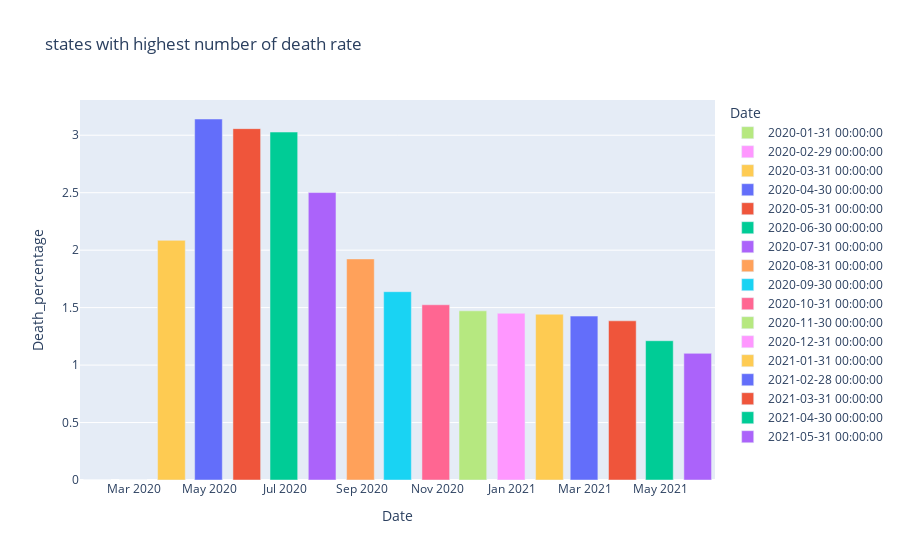

Notebook cell for this chart:
### Markdown cell above
## Analysis: 
As from the graphs we can see that ther's was an upward trend in the no. of cases and mortality rate. But more and more people are gettin cured.
In the month of Feb'2021, we can see the decrease in the cases, but it was only once and it again continues an upward trend

### Code cell
# Deaths percentage
fig = px.bar(month_wise, x='Date', y='Death_percentage',
            hover_data=['Confirmed', 'Deaths'],
            color='Date',
            labels='Date(monthwise)',
            title='states with highest number of death rate')

fig.show();

### Figure 1 — Plotly figure (JSON) as saved in the notebook; plotly's stock layout.template omitted (floating-point values rounded to 4 significant figures)
{"data": [{"alignmentgroup": "True", "customdata": [[2, 0]], "hovertemplate": "Date=%{x}<br>Death_percentage=%{y}<br>Confirmed=%{customdata[0]}<br>Deaths=%{customdata[1]}<extra></extra>", "legendgroup": "2020-01-31 00:00:00", "marker": {"color": "#B6E880"}, "name": "2020-01-31 00:00:00", "offsetgroup": "2020-01-31 00:00:00", "orientation": "v", "showlegend": true, "textposition": "auto", "type": "bar", "x": ["2020-01-31T00:00:00"], "xaxis": "x", "y": [0], "yaxis": "y"}, {"alignmentgroup": "True", "customdata": [[86, 0]], "hovertemplate": "Date=%{x}<br>Death_percentage=%{y}<br>Confirmed=%{customdata[0]}<br>Deaths=%{customdata[1]}<extra></extra>", "legendgroup": "2020-02-29 00:00:00", "marker": {"color": "#FF97FF"}, "name": "2020-02-29 00:00:00", "offsetgroup": "2020-02-29 00:00:00", "orientation": "v", "showlegend": true, "textposition": "auto", "type": "bar", "x": ["2020-02-29T00:00:00"], "xaxis": "x", "y": [0], "yaxis": "y"}, {"alignmentgroup": "True", "customdata": [[9687, 202]], "hovertemplate": "Date=%{x}<br>Death_percentage=%{y}<br>Confirmed=%{customdata[0]}<br>Deaths=%{customdata[1]}<extra></extra>", "legendgroup": "2020-03-31 00:00:00", "marker": {"color": "#FECB52"}, "name": "2020-03-31 00:00:00", "offsetgroup": "2020-03-31 00:00:00", "orientation": "v", "showlegend": true, "textposition": "auto", "type": "bar", "x": ["2020-03-31T00:00:00"], "xaxis": "x", "y": [2.085], "yaxis": "y"}, {"alignmentgroup": "True", "customdata": [[422442, 13270]], "hovertemplate": "Date=%{x}<br>Death_percentage=%{y}<br>Confirmed=%{customdata[0]}<br>Deaths=%{customdata[1]}<extra></extra>", "legendgroup": "2020-04-30 00:00:00", "marker": {"color": "#636efa"}, "name": "2020-04-30 00:00:00", "offsetgroup": "2020-04-30 00:00:00", "orientation": "v", "showlegend": true, "textposition": "auto", "type": "bar", "x": ["2020-04-30T00:00:00"], "xaxis": "x", "y": [3.141], "yaxis": "y"}, {"alignmentgroup": "True", "customdata": [[2938234, 89834]], "hovertemplate": "Date=%{x}<br>Death_percentage=%{y}<br>Confirmed=%{customdata[0]}<br>Deaths=%{customdata[1]}<extra></extra>", "legendgroup": "2020-05-31 00:00:00", "marker": {"color": "#EF553B"}, "name": "2020-05-31 00:00:00", "offsetgroup": "2020-05-31 00:00:00", "orientation": "v", "showlegend": true, "textposition": "auto", "type": "bar", "x": ["2020-05-31T00:00:00"], "xaxis": "x", "y": [3.057], "yaxis": "y"}, {"alignmentgroup": "True", "customdata": [[10558374, 319690]], "hovertemplate": "Date=%{x}<br>Death_percentage=%{y}<br>Confirmed=%{customdata[0]}<br>Deaths=%{customdata[1]}<extra></extra>", "legendgroup": "2020-06-30 00:00:00", "marker": {"color": "#00cc96"}, "name": "2020-06-30 00:00:00", "offsetgroup": "2020-06-30 00:00:00", "orientation": "v", "showlegend": true, "textposition": "auto", "type": "bar", "x": ["2020-06-30T00:00:00"], "xaxis": "x", "y": [3.028], "yaxis": "y"}, {"alignmentgroup": "True", "customdata": [[31726501, 793511]], "hovertemplate": "Date=%{x}<br>Death_percentage=%{y}<br>Confirmed=%{customdata[0]}<br>Deaths=%{customdata[1]}<extra></extra>", "legendgroup": "2020-07-31 00:00:00", "marker": {"color": "#ab63fa"}, "name": "2020-07-31 00:00:00", "offsetgroup": "2020-07-31 00:00:00", "orientation": "v", "showlegend": true, "textposition": "auto", "type": "bar", "x": ["2020-07-31T00:00:00"], "xaxis": "x", "y": [2.501], "yaxis": "y"}, {"alignmentgroup": "True", "customdata": [[80749620, 1553468]], "hovertemplate": "Date=%{x}<br>Death_percentage=%{y}<br>Confirmed=%{customdata[0]}<br>Deaths=%{customdata[1]}<extra></extra>", "legendgroup": "2020-08-31 00:00:00", "marker": {"color": "#FFA15A"}, "name": "2020-08-31 00:00:00", "offsetgroup": "2020-08-31 00:00:00", "orientation": "v", "showlegend": true, "textposition": "auto", "type": "bar", "x": ["2020-08-31T00:00:00"], "xaxis": "x", "y": [1.924], "yaxis": "y"}, {"alignmentgroup": "True", "customdata": [[149113758, 2443374]], "hovertemplate": "Date=%{x}<br>Death_percentage=%{y}<br>Confirmed=%{customdata[0]}<br>Deaths=%{customdata[1]}<extra></extra>", "legendgroup": "2020-09-30 00:00:00", "marker": {"color": "#19d3f3"}, "name": "2020-09-30 00:00:00", "offsetgroup": "2020-09-30 00:00:00", "orientation": "v", "showlegend": true, "textposition": "auto", "type": "bar", "x": ["2020-09-30T00:00:00"], "xaxis": "x", "y": [1.639], "yaxis": "y"}, {"alignmentgroup": "True", "customdata": [[226770312, 3457615]], "hovertemplate": "Date=%{x}<br>Death_percentage=%{y}<br>Confirmed=%{customdata[0]}<br>Deaths=%{customdata[1]}<extra></extra>", "legendgroup": "2020-10-31 00:00:00", "marker": {"color": "#FF6692"}, "name": "2020-10-31 00:00:00", "offsetgroup": "2020-10-31 00:00:00", "orientation": "v", "showlegend": true, "textposition": "auto", "type": "bar", "x": ["2020-10-31T00:00:00"], "xaxis": "x", "y": [1.525], "yaxis": "y"}, {"alignmentgroup": "True", "customdata": [[264556412, 3894165]], "hovertemplate": "Date=%{x}<br>Death_percentage=%{y}<br>Confirmed=%{customdata[0]}<br>Deaths=%{customdata[1]}<extra></extra>", "legendgroup": "2020-11-30 00:00:00", "marker": {"color": "#B6E880"}, "name": "2020-11-30 00:00:00", "offsetgroup": "2020-11-30 00:00:00", "orientation": "v", "showlegend": true, "textposition": "auto", "type": "bar", "x": ["2020-11-30T00:00:00"], "xaxis": "x", "y": [1.472], "yaxis": "y"}, {"alignmentgroup": "True", "customdata": [[307177353, 4457379]], "hovertemplate": "Date=%{x}<br>Death_percentage=%{y}<br>Confirmed=%{customdata[0]}<br>Deaths=%{customdata[1]}<extra></extra>", "legendgroup": "2020-12-31 00:00:00", "marker": {"color": "#FF97FF"}, "name": "2020-12-31 00:00:00", "offsetgroup": "2020-12-31 00:00:00", "orientation": "v", "showlegend": true, "textposition": "auto", "type": "bar", "x": ["2020-12-31T00:00:00"], "xaxis": "x", "y": [1.451], "yaxis": "y"}, {"alignmentgroup": "True", "customdata": [[326469747, 4709167]], "hovertemplate": "Date=%{x}<br>Death_percentage=%{y}<br>Confirmed=%{customdata[0]}<br>Deaths=%{customdata[1]}<extra></extra>", "legendgroup": "2021-01-31 00:00:00", "marker": {"color": "#FECB52"}, "name": "2021-01-31 00:00:00", "offsetgroup": "2021-01-31 00:00:00", "orientation": "v", "showlegend": true, "textposition": "auto", "type": "bar", "x": ["2021-01-31T00:00:00"], "xaxis": "x", "y": [1.442], "yaxis": "y"}, {"alignmentgroup": "True", "customdata": [[305631803, 4359434]], "hovertemplate": "Date=%{x}<br>Death_percentage=%{y}<br>Confirmed=%{customdata[0]}<br>Deaths=%{customdata[1]}<extra></extra>", "legendgroup": "2021-02-28 00:00:00", "marker": {"color": "#636efa"}, "name": "2021-02-28 00:00:00", "offsetgroup": "2021-02-28 00:00:00", "orientation": "v", "showlegend": true, "textposition": "auto", "type": "bar", "x": ["2021-02-28T00:00:00"], "xaxis": "x", "y": [1.426], "yaxis": "y"}, {"alignmentgroup": "True", "customdata": [[356305616, 4935253]], "hovertemplate": "Date=%{x}<br>Death_percentage=%{y}<br>Confirmed=%{customdata[0]}<br>Deaths=%{customdata[1]}<extra></extra>", "legendgroup": "2021-03-31 00:00:00", "marker": {"color": "#EF553B"}, "name": "2021-03-31 00:00:00", "offsetgroup": "2021-03-31 00:00:00", "orientation": "v", "showlegend": true, "textposition": "auto", "type": "bar", "x": ["2021-03-31T00:00:00"], "xaxis": "x", "y": [1.385], "yaxis": "y"}, {"alignmentgroup": "True", "customdata": [[440660671, 5340298]], "hovertemplate": "Date=%{x}<br>Death_percentage=%{y}<br>Confirmed=%{customdata[0]}<br>Deaths=%{customdata[1]}<extra></extra>", "legendgroup": "2021-04-30 00:00:00", "marker": {"color": "#00cc96"}, "name": "2021-04-30 00:00:00", "offsetgroup": "2021-04-30 00:00:00", "orientation": "v", "showlegend": true, "textposition": "auto", "type": "bar", "x": ["2021-04-30T00:00:00"], "xaxis": "x", "y": [1.212], "yaxis": "y"}, {"alignmentgroup": "True", "customdata": [[58648030, 646354]], "hovertemplate": "Date=%{x}<br>Death_percentage=%{y}<br>Confirmed=%{customdata[0]}<br>Deaths=%{customdata[1]}<extra></extra>", "legendgroup": "2021-05-31 00:00:00", "marker": {"color": "#ab63fa"}, "name": "2021-05-31 00:00:00", "offsetgroup": "2021-05-31 00:00:00", "orientation": "v", "showlegend": true, "textposition": "auto", "type": "bar", "x": ["2021-05-31T00:00:00"], "xaxis": "x", "y": [1.102], "yaxis": "y"}], "layout": {"barmode": "relative", "legend": {"title": {"text": "Date"}, "tracegroupgap": 0}, "title": {"text": "states with highest number of death rate"}, "xaxis": {"anchor": "y", "categoryarray": [1580428800000000000, 1582934400000000000, 1585612800000000000, 1588204800000000000, 1590883200000000000, 1593475200000000000, 1596153600000000000, 1598832000000000000, 1601424000000000000, 1604102400000000000, 1606694400000000000, 1609372800000000000, 1612051200000000000, 1614470400000000000, 1617148800000000000, 1619740800000000000, 1622419200000000000], "categoryorder": "array", "domain": [0, 1], "title": {"text": "Date"}}, "yaxis": {"anchor": "x", "domain": [0, 1], "title": {"text": "Death_percentage"}}}}
